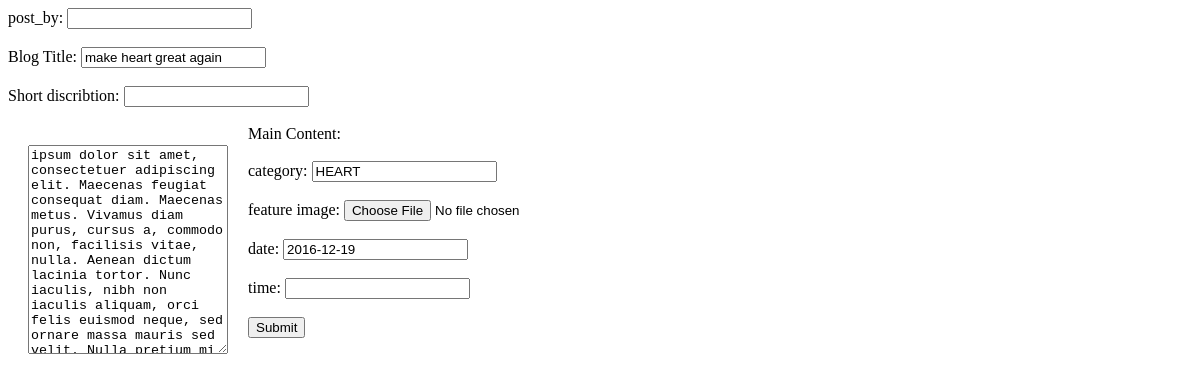
/update_blog.php?id=3 (signed in), run on an earlier commit of the app's database.
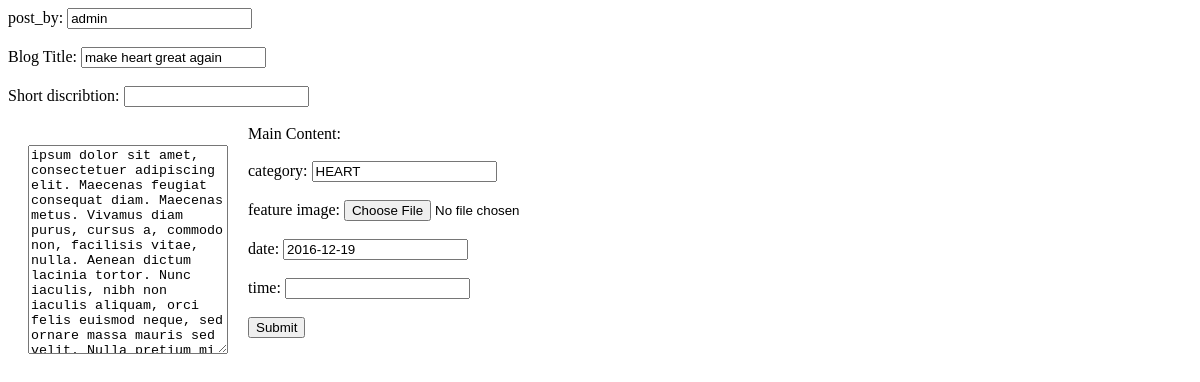
And on a later commit of the database.
### tables this page shows
CREATE TABLE IF NOT EXISTS `blog` (
  `id` int(10) NOT NULL AUTO_INCREMENT,
  `post_by` varchar(100) DEFAULT NULL,
  `b_title` varchar(10000) DEFAULT NULL,
  `short_note` mediumtext NOT NULL,
  `m_content` text,
  `category` varchar(100) DEFAULT NULL,
  `f_image` varchar(100) NOT NULL,
  `date` varchar(100) DEFAULT NULL,
  `time` varchar(100) DEFAULT NULL,
  PRIMARY KEY (`id`)
);

### update_blog.php (the view, shortened to what this page needs)
<head>
</head>
<?php
include ('connection.php');
extract($_POST);
extract($_GET);
$sql="select * from blog WHERE id=$id";
$result=mysqli_query($con,$sql);
while ($row=mysqli_fetch_array($result)){
?>
<form action="" method="post" enctype="multipart/form-data">
    post_by: <input type="text" name="post_by" value="<?php echo $row['post_by']?>"><br><br>
   Blog Title: <input type="text" name="b_title" value="<?php echo $row['b_title']?>"><br><br>
    Short discribtion: <input type="text" name="short_note" value="<?php echo $row['short_note']?>"><br><br>
    Main Content: <textarea name="editor1" value="<?php echo $row['m_content']?>"></textarea><br><br>
    category: <input type="text" name="category"  style="text-transform:uppercase" value="<?php echo $row['category']?>"><br><br>
    feature image: <input type="file" name="f_Image" value="<?php echo $row['f_image']?>"><br><br>
    date: <input type="text" name="date"  style="text-transform:uppercase" value="<?php echo $row['date']?>"><br><br>
    time: <input type="text" name="time"  style="text-transform:uppercase" value="<?php echo $row['time']?>"><br><br>
    <input type="submit" value="Submit" name="Submit">
</form>
    <?php }?>

What changed in the data, as far as the page shows it:
changed blog "make heart great again": post_by (not shown) → "admin"
